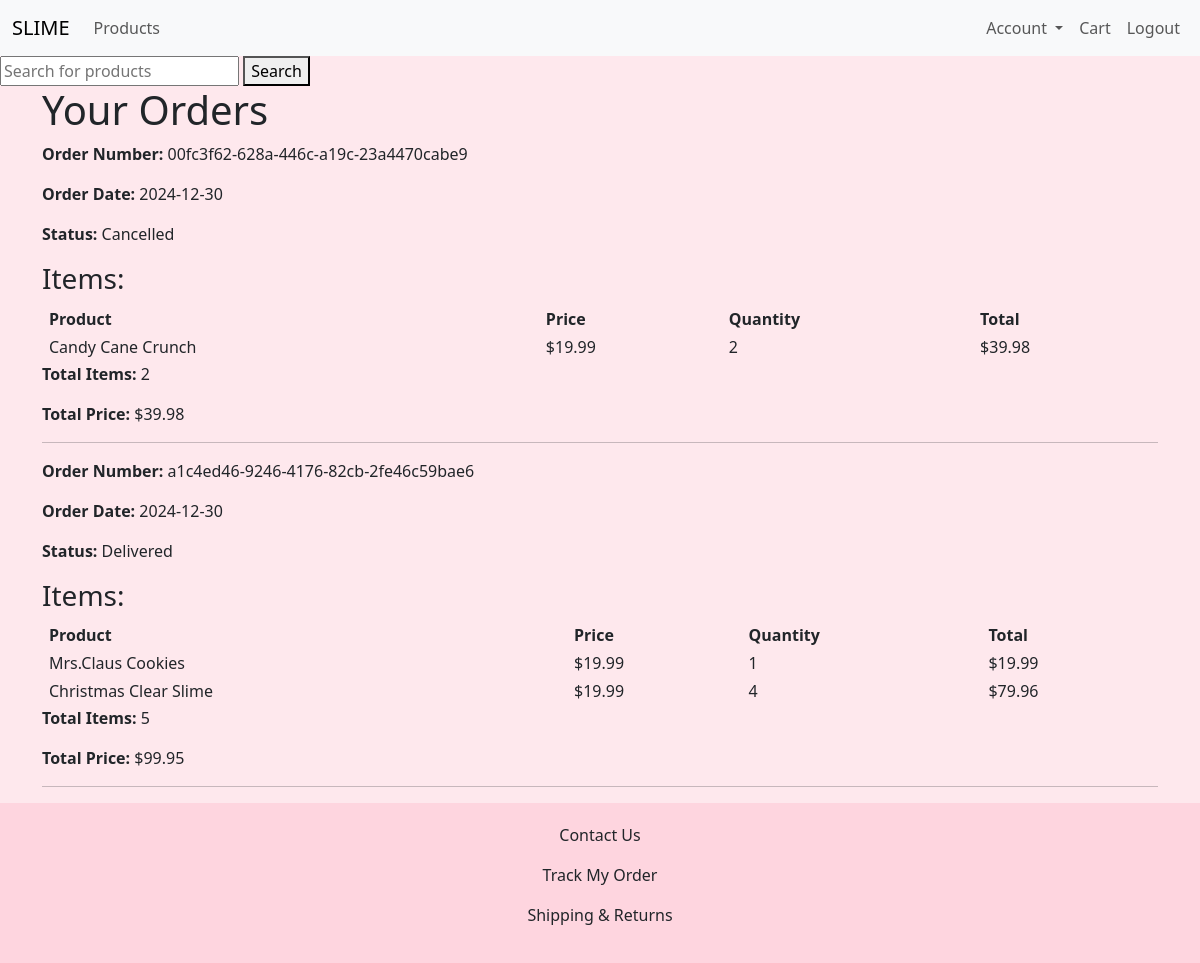
/orders (signed in), run on an earlier commit of the app's database.
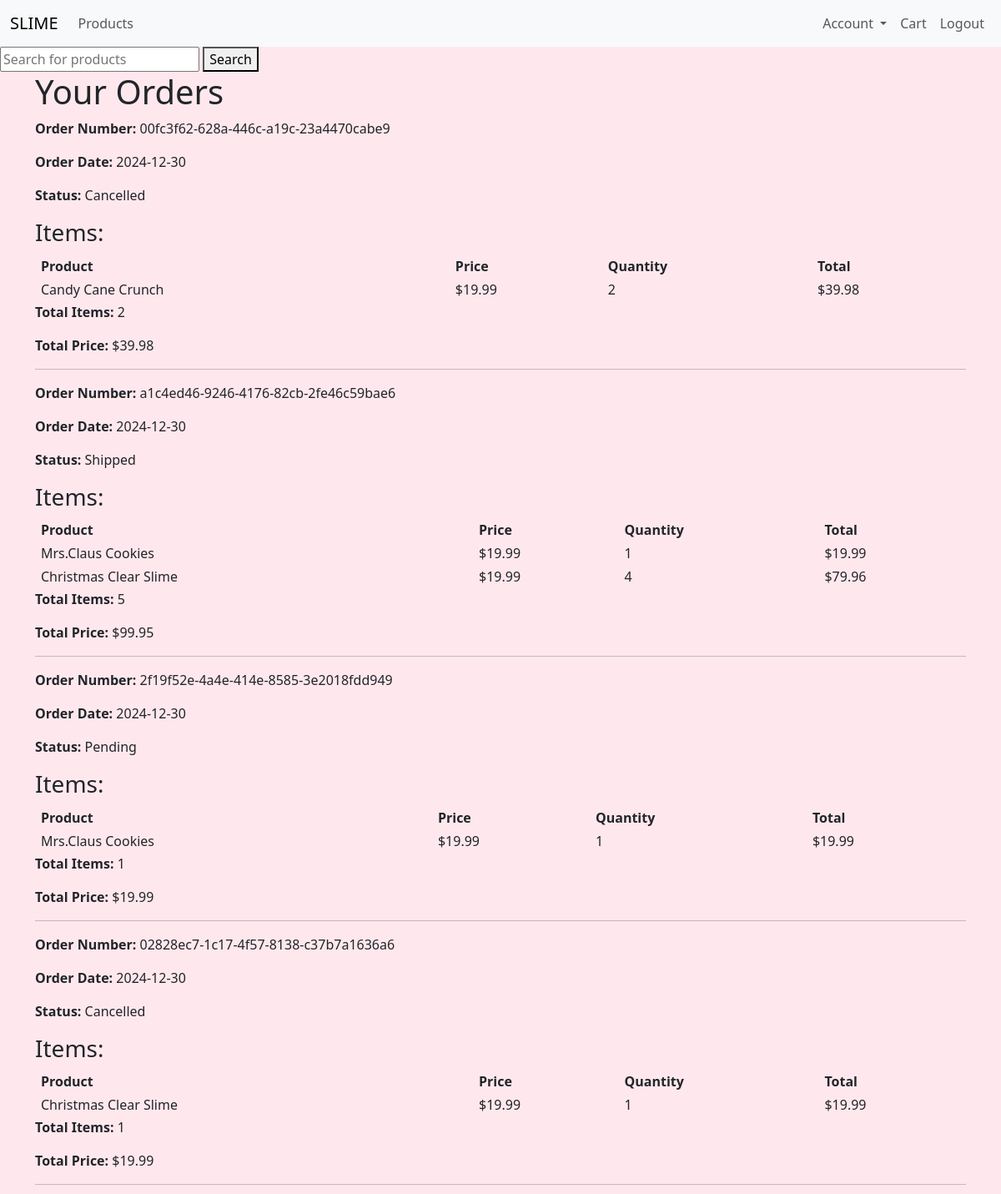
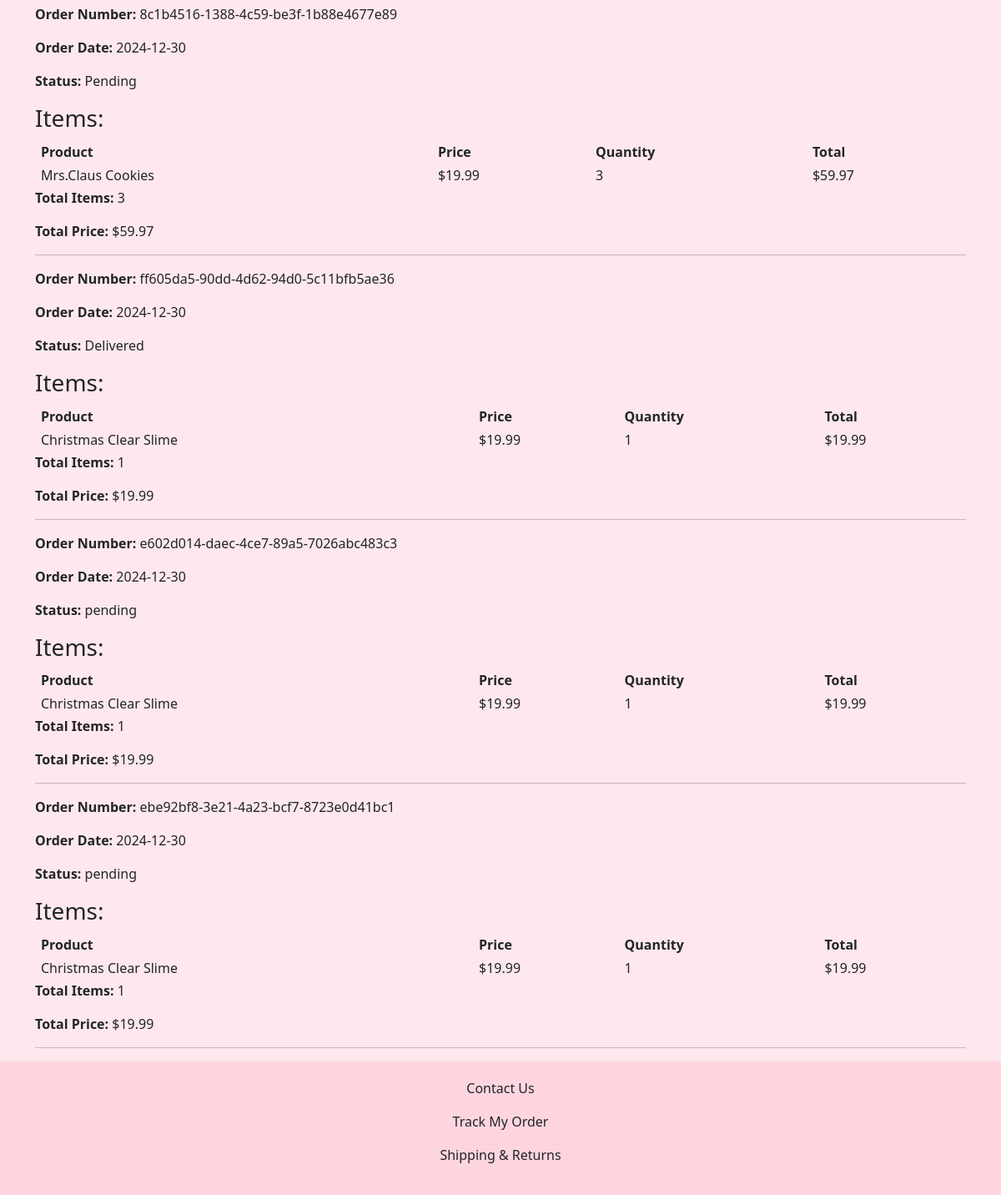
And on a later commit of the database (2 pictures, top to bottom).
### models.py (models this page shows, shortened)
class Order(db.Model):
    __tablename__ = 'orders'  # Define table name in the database
    id = db.Column(db.Integer, primary_key=True)  # Primary key for order
    user_id = db.Column(db.Integer, db.ForeignKey('users.id', name='fk_user_order'), nullable=False)
    order_date = db.Column(db.Date, default=lambda: datetime.now(pytz.timezone('America/New_York')).date())  # Date of the order
    total_price = db.Column(db.Float, nullable=False)  # Total price for the order
    total_items = db.Column(db.Integer, nullable=False, default=0)  # Total items in the order
    status = db.Column(db.String(20), default='pending')  # Order status (e.g., pending, shipped)
    order_number = db.Column(db.String(36), unique=True, nullable=False)  # UUID for unique order number
    user = db.relationship('User', back_populates='orders')
    items = db.relationship('OrderItem', back_populates='order')

class OrderItem(db.Model):
    __tablename__ = 'order_items'  # Define table name in the database
    id = db.Column(db.Integer, primary_key=True)  # Primary key for order item
    order_id = db.Column(db.Integer, db.ForeignKey('orders.id', name='jc_order_item'), nullable=False)
    product_id = db.Column(db.Integer, db.ForeignKey('products.id', name='jc_product_order_item'), nullable=False)
    quantity = db.Column(db.Integer, nullable=False)  # Quantity of the product in this order
    price_at_purchase = db.Column(db.Float, nullable=False)  # Price of the product at the time of purchase
    order = db.relationship('Order', back_populates='items')
    product = db.relationship('Product', backref='order_items')

class Product(db.Model):
    __tablename__ = 'products'  # Define table name in the database
    id = db.Column(db.Integer, primary_key=True)  # Primary key for product
    name = db.Column(db.String(100), nullable=False)  # Product name
    description = db.Column(db.Text, nullable=False)  # Detailed product description
    price = db.Column(db.Float, nullable=False)  # Product price
    stock = db.Column(db.Integer, nullable=False)  # Quantity available in stock
    image_url = db.Column(db.String(500))  # Store the image file path
    category = db.Column(db.String, nullable=False)  # Product category

### app.py (the view)
@app.route("/orders")
@login_required
def view_orders():
    orders = Order.query.filter_by(user_id=current_user.id).order_by(Order.order_date.desc()).all()
    return render_template("orders_comfirmation.html", orders=orders)

### app.py (called while the page is built)
@login_manager.user_loader
def load_user(user_id):
    return User.query.get(int(user_id))

### models.py (called while the page is built)
    @property
    def full_name(self):
        return f"{self.first_name} {self.last_name}"

### templates/orders_comfirmation.html (shortened to what this page needs)
{% extends "layout.html" %}
{% block body %}
    <div class="container">
        <h1>Your Orders</h1>
        {% if orders %}
            {% for order in orders %}
            <div class="order-summary">
                <p><strong>Order Number:</strong> {{ order.order_number }}</p>
                <p><strong>Order Date:</strong> {{ order.order_date }}</p>
                <p><strong>Status:</strong> {{ order.status }}</p>
                <h3>Items:</h3>
                <table>
                    <thead>
                        <tr>
                            <th>Product</th>
                            <th>Price</th>
                            <th>Quantity</th>
                            <th>Total</th>
                        </tr>
                    </thead>
                    <tbody>
                        {% for item in order.items %}
                        <tr>
                            <td>{{ item.product.name }}</td>
                            <td>${{ "%.2f" | format(item.price_at_purchase) }}</td>
                            <td>{{ item.quantity }}</td>
                            <td>${{ "%.2f" | format(item.price_at_purchase * item.quantity) }}</td>
                        </tr>
                        {% endfor %}
                    </tbody>
                </table>
                <p><strong>Total Items:</strong> {{ order.total_items }}</p>
                <p><strong>Total Price:</strong> ${{ "%.2f" | format(order.total_price) }}</p>
            </div>
            <hr>
            {% endfor %}
        {% else %}
            <p>You have no orders at the moment.</p>
        {% endif %}
    </div>
{% endblock %}

What changed in the data, as far as the page shows it:
changed Order "a1c4ed46-9246-4176-82cb-2fe46c59bae6": status "Delivered" → "Shipped"
added Order: order_number "2f19f52e-4a4e-414e-8585-3e2018fdd949", order_date "2024-12-30", status "Pending", total_items "1", total_price "19.99"
added OrderItem: product.name "Mrs.Claus Cookies", price_at_purchase "19.99", quantity "1", item.price_at_purchase*item.quantity "19.99", shown under "2f19f52e-4a4e-414e-8585-3e2018fdd949"
added Order: order_number "02828ec7-1c17-4f57-8138-c37b7a1636a6", order_date "2024-12-30", status "Cancelled", total_items "1", total_price "19.99"
added OrderItem: product.name "Christmas Clear Slime", price_at_purchase "19.99", quantity "1", item.price_at_purchase*item.quantity "19.99", shown under "02828ec7-1c17-4f57-8138-c37b7a1636a6"
added Order: order_number "8c1b4516-1388-4c59-be3f-1b88e4677e89", order_date "2024-12-30", status "Pending", total_items "3", total_price "59.97"
added OrderItem: product.name "Mrs.Claus Cookies", price_at_purchase "19.99", quantity "3", item.price_at_purchase*item.quantity "59.97", shown under "8c1b4516-1388-4c59-be3f-1b88e4677e89"
added Order: order_number "ff605da5-90dd-4d62-94d0-5c11bfb5ae36", order_date "2024-12-30", status "Delivered", total_items "1", total_price "19.99"
added OrderItem: product.name "Christmas Clear Slime", price_at_purchase "19.99", quantity "1", item.price_at_purchase*item.quantity "19.99", shown under "ff605da5-90dd-4d62-94d0-5c11bfb5ae36"
added Order: order_number "e602d014-daec-4ce7-89a5-7026abc483c3", order_date "2024-12-30", status "pending", total_items "1", total_price "19.99"
added OrderItem: product.name "Christmas Clear Slime", price_at_purchase "19.99", quantity "1", item.price_at_purchase*item.quantity "19.99", shown under "e602d014-daec-4ce7-89a5-7026abc483c3"
added Order: order_number "ebe92bf8-3e21-4a23-bcf7-8723e0d41bc1", order_date "2024-12-30", status "pending", total_items "1", total_price "19.99"
added OrderItem: product.name "Christmas Clear Slime", price_at_purchase "19.99", quantity "1", item.price_at_purchase*item.quantity "19.99", shown under "ebe92bf8-3e21-4a23-bcf7-8723e0d41bc1"
